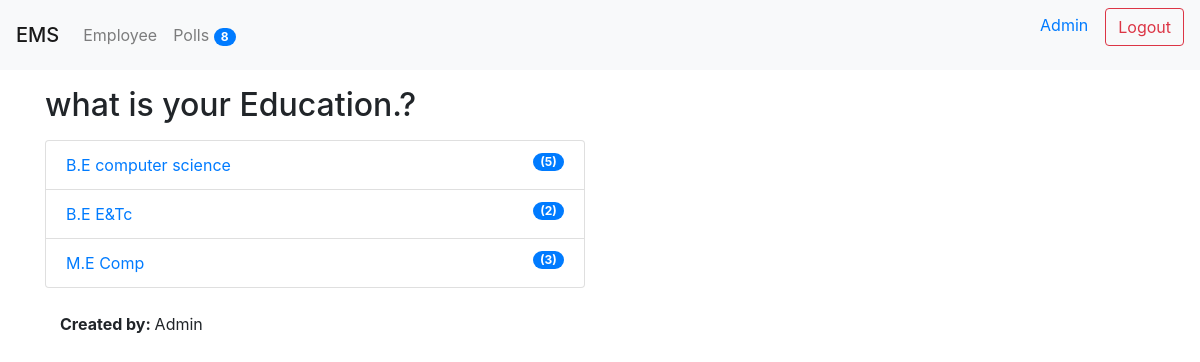
The page /polls/3/details/ (signed in) on the database its author committed.
### poll/models.py (models this page shows, shortened)
class Question(models.Model):
    title  = models.TextField(null=True, blank=True)
    status = models.CharField(default='inactive', max_length=10)
    created_by = models.ForeignKey(User, null=True, blank=True, on_delete=models.CASCADE)
    start_date = models.DateTimeField(null=True, blank=True)
    end_date = models.DateTimeField(null=True, blank=True)
    created_at = models.DateTimeField(auto_now_add=True)
    updated_at = models.DateTimeField(auto_now=True)
    @property
    def choices(self):
        return self.choice_set.all()

class Choice(models.Model):
    question = models.ForeignKey('poll.Question',on_delete=models.CASCADE)
    text = models.TextField(null=True, blank=True)
    created_at = models.DateTimeField(auto_now_add=True)
    updated_at = models.DateTimeField(auto_now=True)
    @property
    def votes(self):
        return self.answer_set.count()

### poll/views.py (the view)
# urls.py: path('<int:id>/details/', employee_details, name='employee_details'),
@login_required(login_url="/login/")
def details(request, id=None):
    context ={}
    try:
        question = Question.objects.get(id=id)
    except:
        raise Http404
    context['title'] = 'polls'
    context['question'] = question
    return render(request,'polls/details.html', context)

### poll/context_processors.py (called while the page is built)
def polls_count(request):
    count = Question.objects.count()
    return {"polls_count": count}

### ems/templates/polls/details.html
{% extends 'base.html' %}
{% block content %}
    <p><h2>{{question.title}}</h2></p>
    <div class="list-group col-md-6">
    {% for choice in question.choices %}
        <a class="list-group-item" href="{% url 'single_poll' question.id %}">
            <span class="badge badge-pill badge-primary float-right">({{choice.votes}})</span>
            {{choice.text}}
        </a>
        {% empty %}
            <div class="list-group-item">There is no choice available for this question.</div>
        {% endfor %}
    </div>
    <br>
    <div class="col-md-12"><b>Created by: </b> {{question.created_by.first_name}}</div>
{% endblock content %}

### ems/templates/header.html (shortened to what this page needs)
<div class="navbar navbar-expand-lg navbar-light bg-light">
    <span class="navbar-brand mb-0 h1">EMS</span>
    <div class="collapse navbar-collapse" id="navbarNav">
        <ul class="navbar-nav">
            <li class="nav-item">
                <a class="nav-link" href="{% url 'employee_list' %}">
                    {{"employee" | capfirst}}
                </a>
            </li>
            <li class="nav-item">
                <a class="nav-link" href="{% url 'polls_list' %}">
                    {{"Polls" | capfirst}}
                    <span class="badge badge-primary badge-pill ">{{polls_count}}</span>
                </a>
            </li>
        </ul>
    </div>
    <div class="text-right">
        {% if user %}
        <form method="POST" action="/logout/">
        <a href="{% url 'my_profile'%}">
            <span class="mr-sm-2">{{user.first_name}}</span>&nbsp;
            <input type="submit" class="btn btn-outline-danger " value="Logout">
        </a>
        </form>
        {% endif%}
    </div>
</div>

### rows shown on the page
Question: title "what is your Education.?", created_by.first_name "Admin"
Choice: votes "5", text "B.E computer science"
Choice: votes "2", text "B.E E&Tc"
Choice: votes "3", text "M.E Comp"

### other values the page prints
{{ "employee" | capfirst }} "Employee"
{{ "Polls" | capfirst }} "Polls"
{{ polls_count }} "8"
{{ user.first_name }} "Admin"
